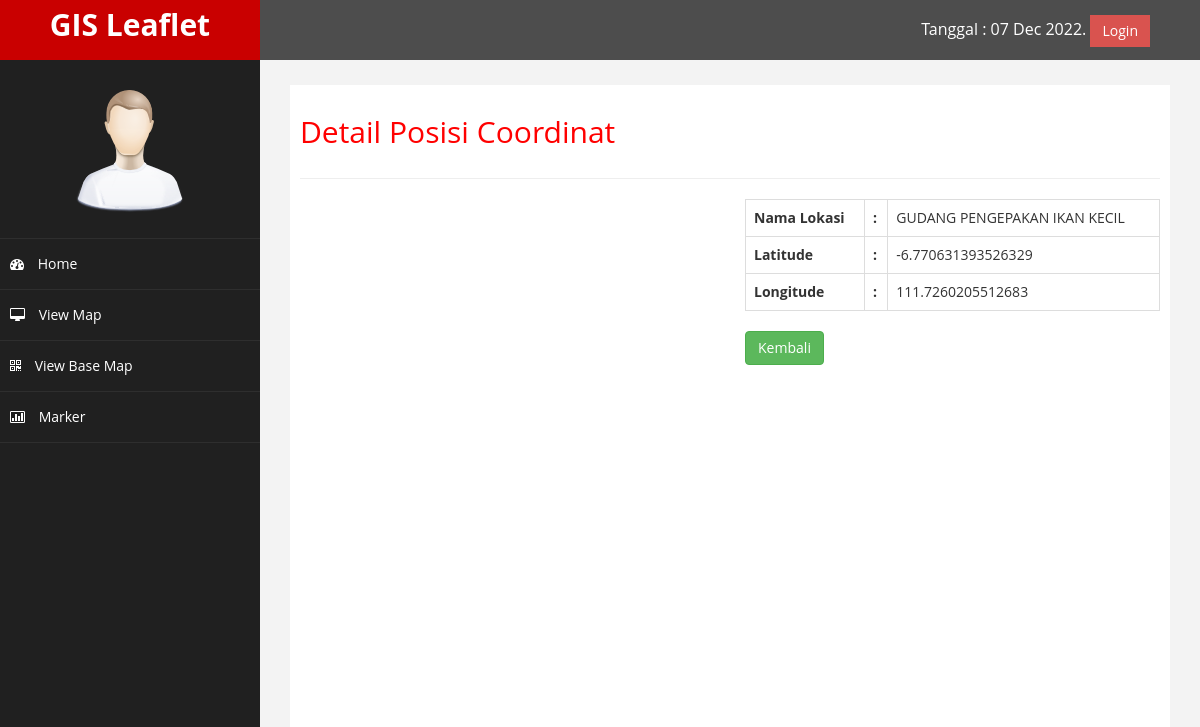
Page /lokasi/detail/8 on the committed database.
### tables this page shows
CREATE TABLE `tbl_lokasi` (
  `id_lokasi` int(11) NOT NULL,
  `nama_lokasi` varchar(255) DEFAULT NULL,
  `latitude` varchar(255) DEFAULT NULL,
  `longitude` varchar(255) DEFAULT NULL,
  `gambar` varchar(255) DEFAULT NULL
);

### application/controllers/Lokasi.php (called while the page is built, shortened)
<?php
class Lokasi extends CI_Controller {
	public function __construct()
	  {
		$this->load->model('m_lokasi');
	  }
	public function detail($id_lokasi)
	{
		$data = array(
            'judul' => 'Detail Posisi Coordinat',
            'page' => 'lokasi/v_detail_lokasi',
			'lokasi' => $this->m_lokasi->detail($id_lokasi),
        );
		$this->load->view('v_template', $data, false);
	}
}

### index.php (called while the page is built, shortened)
<?php
require_once BASEPATH.'core/CodeIgniter.php';

### application/models/M_lokasi.php (called while the page is built, shortened)
<?php
class M_lokasi extends CI_Model {
	public function detail($id_lokasi)
	{
		$this->db->select('*');
		$this->db->from('tbl_lokasi');
		$this->db->where('id_lokasi', $id_lokasi);
		return $this->db->get()->row();
	}
}

### application/views/lokasi/v_detail_lokasi.php (the view, shortened to what this page needs)
<div class="row">
    <div class="col-sm-6">
    <div id="map" style="width: 100%; height: 500px;"></div>
</div>
<div class="col-sm-6">
    <table class="table table-bordered">
        <tr>
            <th>Nama Lokasi </th>
                <th>:</th>
                <td><?= $lokasi->nama_lokasi ?></td>
             </tr>
             <tr>
            <th>Latitude</th>
                <th>:</th>
                <td><?= $lokasi->latitude ?></td>
             </tr>
             <tr>
            <th>Longitude </th>
                <th>:</th>
                <td><?= $lokasi->longitude ?></td>
             </tr>
    </table>
    <a class="btn btn-success" href="<?= base_url('lokasi/index') ?>">Kembali</a>
</div>
</div>

### binary-admin/assets/css/custom.css (style rules this page uses)
body { font-family: 'Open Sans', sans-serif; }

### rows in the picture
tbl_lokasi: nama_lokasi "GUDANG PENGEPAKAN IKAN KECIL", latitude "-6.770631393526329", longitude "111.7260205512683"

### other values in the picture
$judul "Detail Posisi Coordinat"
